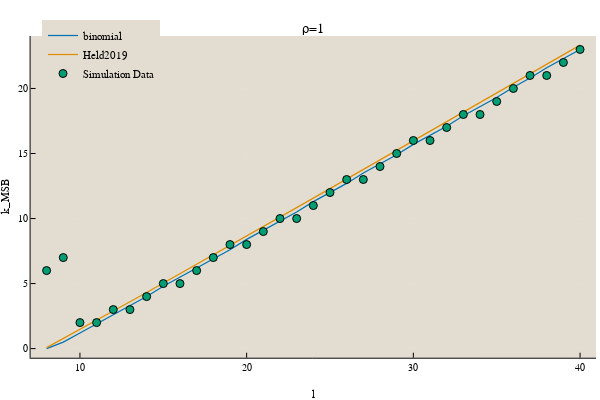

This figure's notebook cell:
### Code cell
k_max_smooth, k_msb, Load_smooth, Load_msb = theoretical_smooth(1)
plot(8:40, k_max_smooth/10, ylabel="k_MSB", xlabel="l", label="binomial", legend=:topleft, title="ρ=1", titlefontsize=10)
plot!(8:40, k_msb, label="Held2019")
scatter!(8:40, [get_max(df, l, 1) for l in 8:40]./ 2, label="Simulation Data")

### Figure 1 — Plotly figure (JSON) as saved in the notebook; plotly's stock layout.template omitted (floating-point values rounded to 4 significant figures)
{"data": [{"colorbar": {"title": ""}, "legendgroup": "binomial", "line": {"color": "rgba(1, 115, 178, 1.000)", "dash": "solid", "shape": "linear", "width": 1.25}, "mode": "lines", "name": "binomial", "showlegend": true, "type": "scatter", "x": [8, 9, 10, 11, 12, 13, 14, 15, 16, 17, 18, 19, 20, 21, 22, 23, 24, 25, 26, 27, 28, 29, 30, 31, 32, 33, 34, 35, 36, 37, 38, 39, 40], "xaxis": "x1", "y": [0, 0.5, 1.2, 1.9, 2.6, 3.3, 4, 4.8, 5.5, 6.2, 6.9, 7.6, 8.4, 9.1, 9.8, 10.5, 11.3, 12, 12.7, 13.5, 14.2, 14.9, 15.7, 16.4, 17.1, 17.9, 18.6, 19.3, 20.1, 20.8, 21.6, 22.3, 23], "yaxis": "y1", "zmax": null, "zmin": null}, {"colorbar": {"title": ""}, "legendgroup": "Held2019", "line": {"color": "rgba(222, 143, 5, 1.000)", "dash": "solid", "shape": "linear", "width": 1.25}, "mode": "lines", "name": "Held2019", "showlegend": true, "type": "scatter", "x": [8, 9, 10, 11, 12, 13, 14, 15, 16, 17, 18, 19, 20, 21, 22, 23, 24, 25, 26, 27, 28, 29, 30, 31, 32, 33, 34, 35, 36, 37, 38, 39, 40], "xaxis": "x1", "y": [0.07723, 0.7729, 1.474, 2.18, 2.89, 3.603, 4.319, 5.037, 5.757, 6.479, 7.202, 7.927, 8.654, 9.381, 10.11, 10.84, 11.57, 12.3, 13.03, 13.76, 14.5, 15.23, 15.97, 16.7, 17.44, 18.17, 18.91, 19.64, 20.38, 21.12, 21.86, 22.59, 23.33], "yaxis": "y1", "zmax": null, "zmin": null}, {"colorbar": {"title": ""}, "legendgroup": "Simulation Data", "marker": {"color": "rgba(2, 158, 115, 1.000)", "line": {"color": "rgba(0, 0, 0, 1.000)", "width": 1}, "size": 8, "symbol": "circle"}, "mode": "markers", "name": "Simulation Data", "showlegend": true, "type": "scatter", "x": [8, 9, 10, 11, 12, 13, 14, 15, 16, 17, 18, 19, 20, 21, 22, 23, 24, 25, 26, 27, 28, 29, 30, 31, 32, 33, 34, 35, 36, 37, 38, 39, 40], "xaxis": "x1", "y": [6, 7, 2, 2, 3, 3, 4, 5, 5, 6, 7, 8, 8, 9, 10, 10, 11, 12, 13, 13, 14, 15, 16, 16, 17, 18, 18, 19, 20, 21, 21, 22, 23], "yaxis": "y1", "zmax": null, "zmin": null}], "layout": {"annotations": [{"font": {"color": "rgba(0, 0, 0, 1.000)", "family": "Lucida Sans Unicode", "size": 14}, "rotation": 0, "showarrow": false, "text": "ρ=1", "x": 0.5222, "xanchor": "center", "xref": "paper", "y": 1, "yanchor": "top", "yref": "paper"}], "height": 400, "legend": {"bgcolor": "rgba(227, 220, 208, 1.000)", "bordercolor": "rgba(227, 220, 208, 1.000)", "borderwidth": 1, "font": {"color": "rgba(0, 0, 0, 1.000)", "family": "sans-serif", "size": 11}, "tracegroupgap": 0, "traceorder": "normal", "x": 0.07, "xanchor": "left", "y": 1, "yanchor": "top"}, "margin": {"b": 20, "l": 0, "r": 0, "t": 20}, "paper_bgcolor": "rgba(255, 255, 255, 1.000)", "plot_bgcolor": "rgba(227, 220, 208, 1.000)", "showlegend": true, "width": 600, "xaxis": {"anchor": "y1", "domain": [0.05101, 0.9934], "gridcolor": "rgba(255, 255, 255, 0.100)", "gridwidth": 0.5, "linecolor": "rgba(0, 0, 0, 1.000)", "mirror": false, "range": [7.04, 40.96], "showgrid": true, "showline": true, "showticklabels": true, "tickangle": 0, "tickcolor": "rgb(0, 0, 0)", "tickfont": {"color": "rgba(0, 0, 0, 1.000)", "family": "Lucida Sans Unicode", "size": 10}, "tickmode": "array", "ticks": "inside", "ticktext": ["10", "20", "30", "40"], "tickvals": [10, 20, 30, 40], "title": "l", "titlefont": {"color": "rgba(0, 0, 0, 1.000)", "family": "Lucida Sans Unicode", "size": 11}, "type": "-", "visible": true, "zeroline": false, "zerolinecolor": "rgba(0, 0, 0, 1.000)"}, "yaxis": {"anchor": "x1", "domain": [0.06193, 0.9554], "gridcolor": "rgba(255, 255, 255, 0.100)", "gridwidth": 0.5, "linecolor": "rgba(0, 0, 0, 1.000)", "mirror": false, "range": [-0.7, 24.03], "showgrid": true, "showline": true, "showticklabels": true, "tickangle": 0, "tickcolor": "rgb(0, 0, 0)", "tickfont": {"color": "rgba(0, 0, 0, 1.000)", "family": "Lucida Sans Unicode", "size": 10}, "tickmode": "array", "ticks": "inside", "ticktext": ["0", "5", "10", "15", "20"], "tickvals": [0, 5, 10, 15, 20], "title": "k_MSB", "titlefont": {"color": "rgba(0, 0, 0, 1.000)", "family": "Lucida Sans Unicode", "size": 11}, "type": "-", "visible": true, "zeroline": false, "zerolinecolor": "rgba(0, 0, 0, 1.000)"}}}
